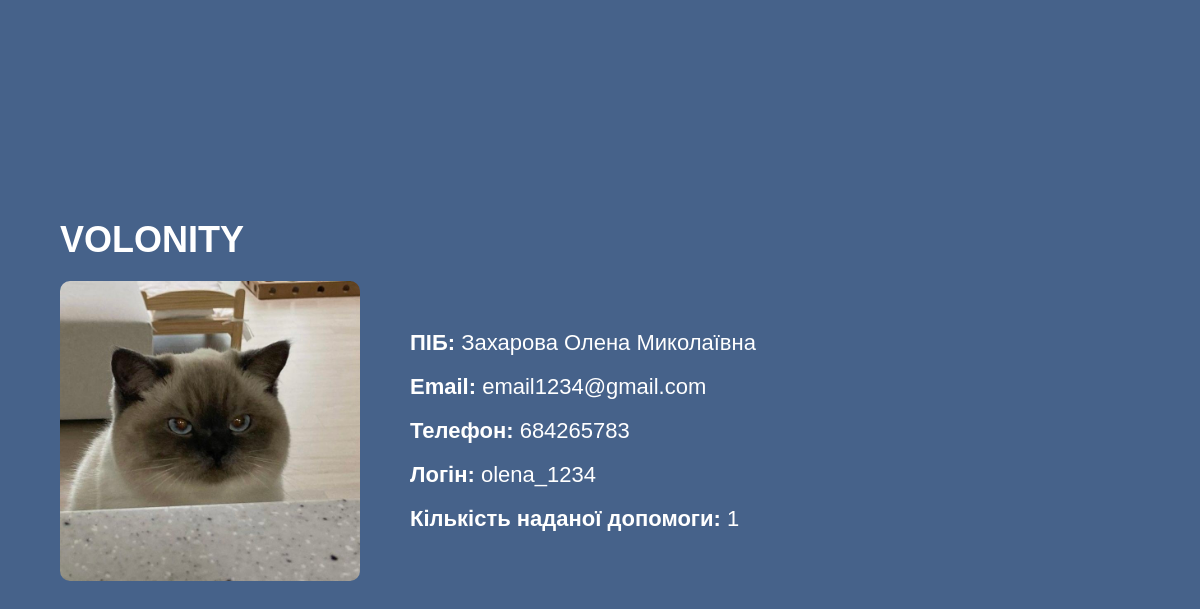
/profile1/profile_volunteer/ (signed in), run on an earlier commit of the app's database.
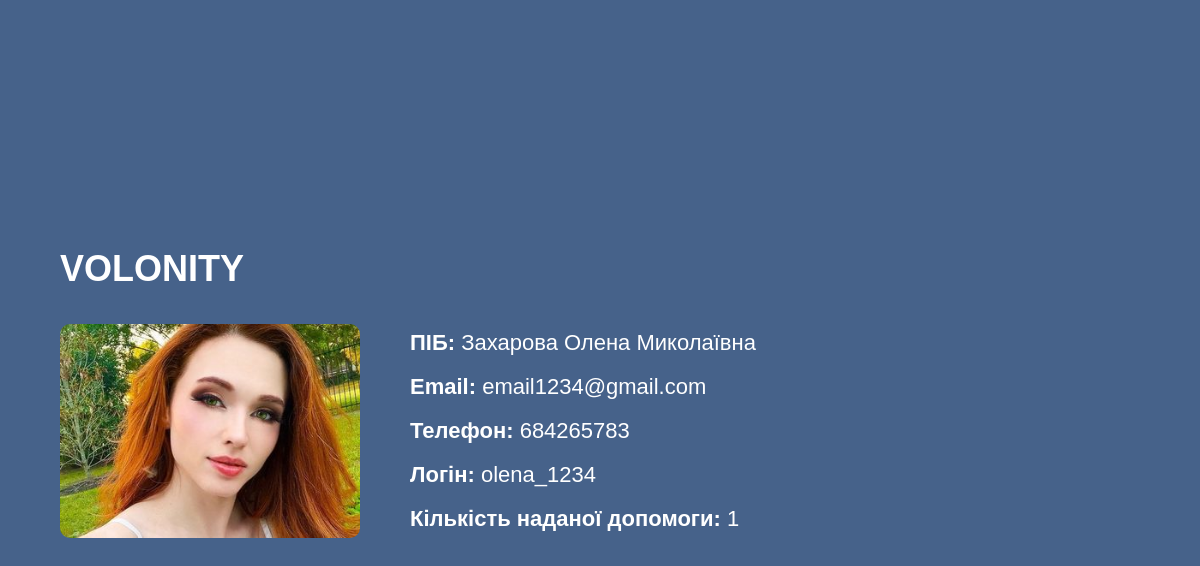
And on a later commit of the database.
### users/models.py (models this page shows, shortened)
class Volunteer(models.Model):
    id_volunteer = models.IntegerField(primary_key=True)  # Первинний ключ
    phone = models.BigIntegerField()  # Числове поле для телефону
    pib_volunteer = models.CharField(max_length=255)  # ПІБ волонтера
    email = models.EmailField(unique=True)  # Email
    login = models.CharField(max_length=100, unique=True)  # Логін
    photo = models.ImageField(upload_to='volunteer_photos/', blank=True, null=True)
    password = models.CharField(max_length=255)  # Пароль
    amount_of_help = models.IntegerField()  # Кількість наданої допомоги
    code_type_work = models.ForeignKey(TypeWork, on_delete=models.CASCADE)  # Зв'язок з TypeWork

### profile1/views.py (the view)
# urls.py: path('profile_volunteer/', views.profile_volunteer_view, name='profile_volunteer'),
def profile_volunteer_view(request):
    user_email = request.session.get('user_email')
    if not user_email:
        return redirect('login')  # Якщо користувач не залогінений, перенаправляємо на сторінку логіну
    try:
        volunteer_user = Volunteer.objects.get(email=user_email)
    except Volunteer.DoesNotExist:
        volunteer_user = None
    return render(request, 'profile1/profile_volunteer.html', {'volunteer_user': volunteer_user, 'MEDIA_URL': settings.MEDIA_URL})

### templates/profile1/profile_volunteer.html (shortened to what this page needs)
{% load static %}
<html lang="uk">
<head>
    <link rel="stylesheet" href="{% static 'css/profile_volunteer.css' %}">
</head>
<body>
    <div class="container">
        <header>
            <div class="logo">
                <span class="logo-text">VOLONITY</span>
            </div>
        </header>
        <div class="profile">
                {% if volunteer_user.photo %}
        <img src="{{ volunteer_user.photo.url }}" alt="Фото волонтера" class="profile-photo">
        {% else %}
            <p>Фото не доступне</p>
        {% endif %}
            <div class="profile-info">
                <p><strong>ПІБ:</strong> {{ volunteer_user.pib_volunteer }}</p>
                <p><strong>Email:</strong> {{ volunteer_user.email }}</p>
                <p><strong>Телефон:</strong> {{ volunteer_user.phone }}</p>
                <p><strong>Логін:</strong> {{ volunteer_user.login }}</p>
                <p><strong>Кількість наданої допомоги:</strong> {{ volunteer_user.amount_of_help }}</p>
            </div>
        </div>
    </div>
</body>
</html>

What changed in the data, as far as the page shows it:
changed Volunteer "Захарова Олена Миколаївна": photo: a different picture
